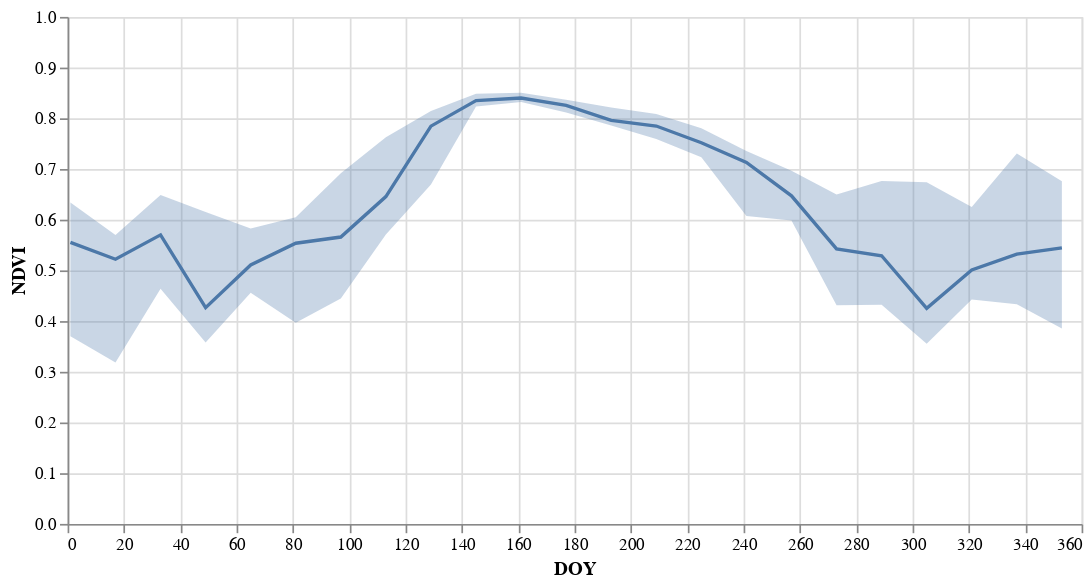

Notebook cell for this chart:
### Code cell
base = alt.Chart(ndvi_df).encode(
    x=alt.X('DOY:Q', scale=alt.Scale(domain=(0, 360))))

line = base.mark_line().encode(
    y=alt.Y('median(NDVI):Q', scale=alt.Scale(domain=(0, 1))))

band = base.mark_errorband(extent='iqr').encode(
    y='NDVI:Q')

(line + band).properties(width=600, height=300).interactive()

### Figure 1 — Vega-Lite specification as saved in the notebook (floating-point values rounded to 4 significant figures; data arrays with more than 128 entries replaced by an {"elided": "..."} marker saying what was removed)
{"config": {"view": {"continuousWidth": 400, "continuousHeight": 300}}, "layer": [{"mark": "line", "encoding": {"x": {"type": "quantitative", "field": "DOY", "scale": {"domain": [0, 360]}}, "y": {"type": "quantitative", "aggregate": "median", "field": "NDVI", "scale": {"domain": [0, 1]}}}, "selection": {"selector019": {"type": "interval", "bind": "scales", "encodings": ["x", "y"]}}}, {"mark": {"type": "errorband", "extent": "iqr"}, "encoding": {"x": {"type": "quantitative", "field": "DOY", "scale": {"domain": [0, 360]}}, "y": {"type": "quantitative", "field": "NDVI"}}}], "data": {"name": "data-1e2d8e25fd27307361dfa03358a63c36"}, "height": 300, "width": 600, "$schema": "https://vega.github.io/schema/vega-lite/v4.8.1.json", "datasets": {"data-1e2d8e25fd27307361dfa03358a63c36": {"elided": "488 records"}}}
